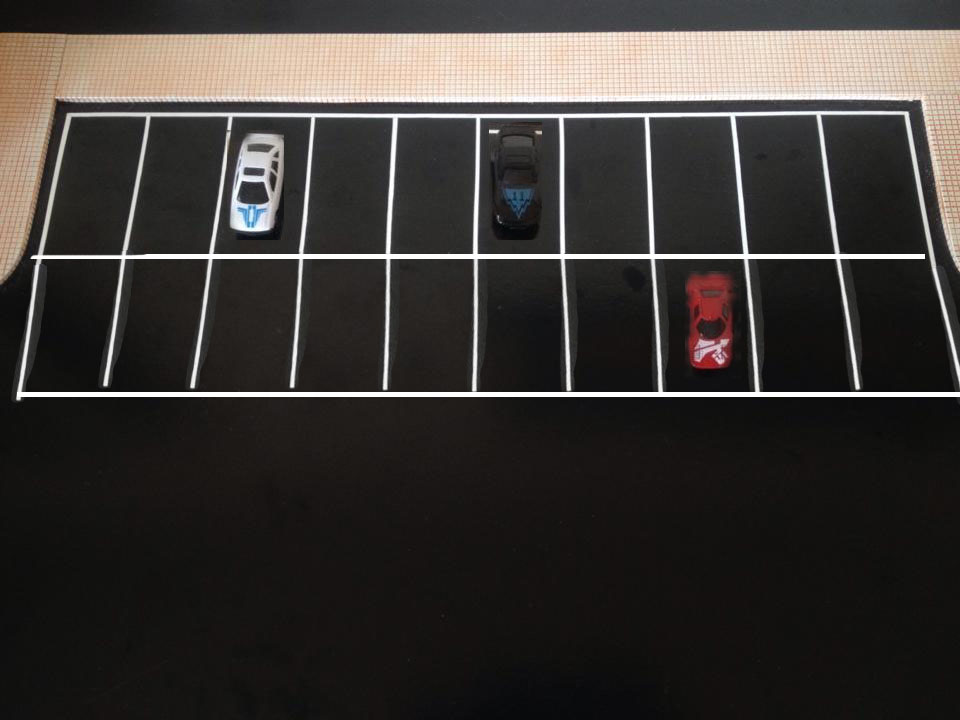
//> input picture OpenCV/ParkingLots/parking.jpg, 960 x 720 px
$ ./ParkingLots   (built with g++ and OpenCV 4)
//> lines starting //> are read from the running program, lines starting //| are printed output that depends on the picture; after the words box and inside, x2 and y2 are one past the last pixel; in counts of white or black regions, pixels touching at a corner belong together
#include <opencv2/imgcodecs.hpp>
#include <opencv2/highgui.hpp>
#include <opencv2/imgproc.hpp>

// This is a copy of
// https://stackoverflow.com/questions/34959455/detect-parking-lot-by-opencv
// also available on
// https://github.com/stereomatchingkiss/blogCodes2/blob/master/forum_quest/so_obj_detect_00.cpp

static void identify_ob_by_edges(cv::Mat const &img)
{
    cv::Mat gray;
    cv::cvtColor(img, gray, CV_BGR2GRAY);
    cv::threshold(gray, gray, 0, 255,
                  cv::THRESH_BINARY | cv::THRESH_OTSU);
//> gray: 720 rows x 960 cols, CV_8UC1; 15.4% white; 13 white regions (7 under 20 px), largest, box (x1, y1, x2, y2) and area: (0, 30, 960, 281) 76382, (16, 111, 960, 401) 26548, (230, 133, 284, 232) 3271, (694, 339, 729, 365) 474, (489, 129, 500, 134) 42, (535, 131, 542, 134) 20
    auto const kernel =
            cv::getStructuringElement(cv::MORPH_RECT, {7,7});
    cv::dilate(gray, gray, kernel);
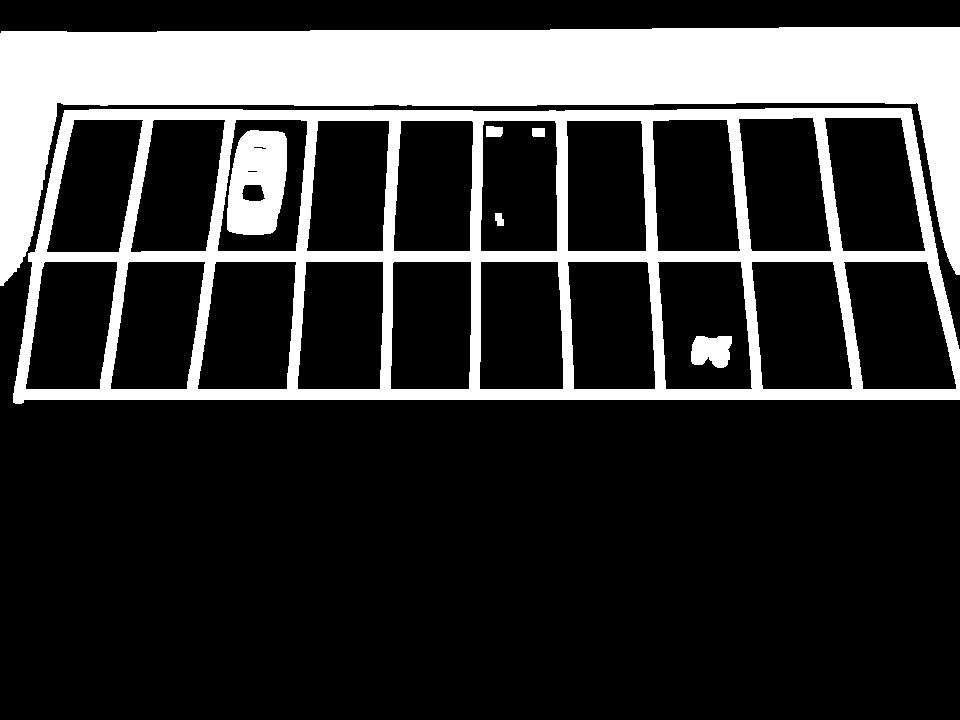
//> gray: 720 rows x 960 cols, CV_8UC1; 21.9% white; 7 white regions

    std::vector<std::vector<cv::Point>> contours;
    cv::findContours(gray.clone(), contours, cv::RETR_TREE,
                     cv::CHAIN_APPROX_SIMPLE);
//> contours = 30 contours, 1 with area under 20; largest, box (x1, y1, x2, y2) and area: (13, 108, 960, 404) 261042, (0, 27, 960, 286) 82442, (843, 261, 957, 390) 11356, (751, 261, 853, 390) 11063, (197, 261, 297, 390) 10914
    cv::Mat img_copy = img.clone();
//> img_copy is the input picture: 720 rows x 960 cols, CV_8UC3; mean B, G, R 52.4, 55.4, 59.2
    for(auto const &contour : contours){
        auto const rect = cv::boundingRect(contour);
        if(rect.area() >= 2000 &&
                (rect.height / static_cast<double>(rect.width)) > 1.0){
            cv::rectangle(img_copy, rect, {255, 0, 0}, 3);
        }
    }
//> this loop made 30 passes
//> rect on passes 1 to 12: Rect(13, 108, 947, 296), Rect(843, 261, 114, 129), Rect(751, 261, 102, 129), Rect(657, 261, 96, 129), Rect(691, 336, 41, 32), Rect(567, 261, 89, 129), Rect(479, 261, 85, 129), Rect(390, 261, 82, 129), Rect(297, 261, 87, 129), Rect(197, 261, 100, 129), Rect(110, 261, 96, 129), Rect(25, 261, 93, 129)
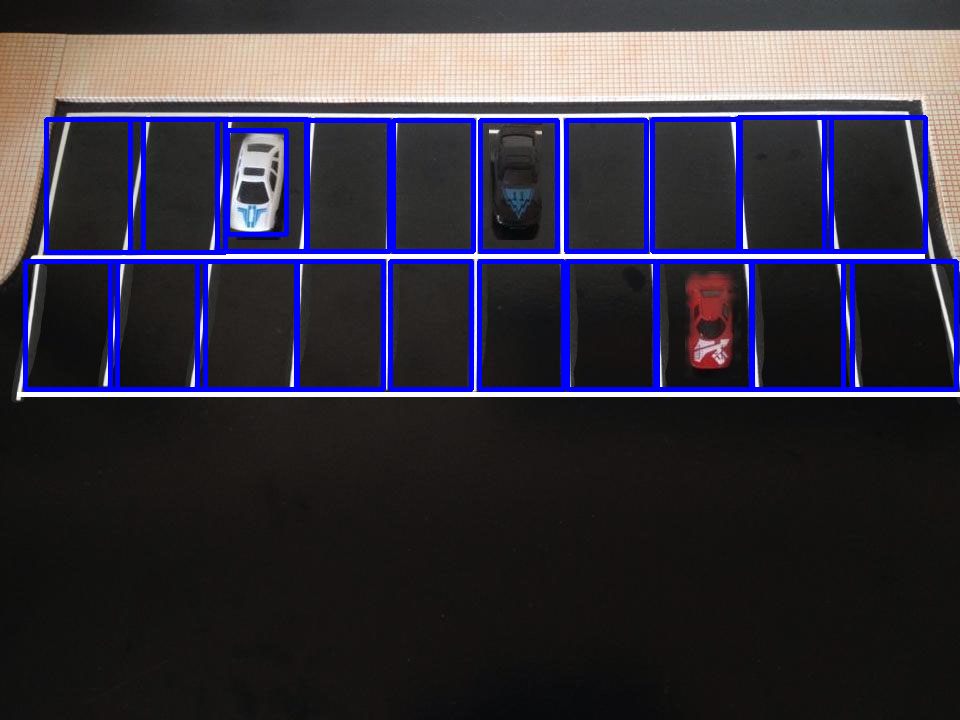
//> img_copy: 720 rows x 960 cols, CV_8UC3; 6.05% of pixels changed, all inside (x1, y1, x2, y2) = (23, 115, 959, 392)

    cv::imshow("binarize_identify_ob_by_edges", gray);
    cv::imshow("color_identify_ob_by_edges", img_copy);
    cv::imwrite("identify_ob_by_edges.jpg", img_copy);
}

static float line_length(cv::Point2f const &p1,
                  cv::Point2f const &p2)
{
    return std::sqrt(std::pow(p1.x - p2.x,2) +
                     std::pow(p1.y - p2.y,2));
}

static void remove_adjacent_lines(std::vector<cv::Vec4i> &lines, int direction,
                           int threshold = 10)
{
    std::sort(std::begin(lines), std::end(lines),
              [=](cv::Vec4i const &lhs, cv::Vec4i const &rhs)
    {
        return lhs[direction] < rhs[direction];
    });

    for(size_t i = 0; i != lines.size() - 1;){
        if(std::abs(lines[i][0] - lines[i+1][0]) < threshold){
            lines.erase(std::begin(lines) + i);
        }else{
            ++i;
        }
        if(lines.size() < 2){
            break;
        }
    }
}

/**
 * find absolute value of angle between two points
 * @param p1 self explain
 * @param p2 self explain
 * @return angle between two points
 */
static float abs_line_angle(cv::Point2f const &p1,
                     cv::Point2f const &p2)
{
    float const x_diff = std::abs(p2.x- p1.x);
    float const y_diff = std::abs(p2.y- p1.y);

    return static_cast<float>(std::atan(y_diff/x_diff) * 180.0 / CV_PI);
}

/**
 * Extend the line(based on unit vector)
 * @param increase_ratio increase the lines how many times
 * @param length length of the original line
 * @param p1 self explain
 * @param p2 self explain
 * @return new point for line extend
 */
static cv::Point2f extend_line(float increase_ratio,
                        float length,
                        cv::Point2f const &p1,
                        cv::Point2f const &p2)
{
    cv::Point2f new_point;
    new_point.x = p1.x + (p2.x - p1.x) / length
            * increase_ratio;
    new_point.y = p1.y + (p2.y - p1.y) / length
            * increase_ratio;

    return new_point;

}

/**
 * Extend the line on two sides and draw it on img
 * @param img image for drawing line
 * @param increase_ratio increase the lines how many times
 * @param length length of the original line
 * @param p1 self explain
 * @param p2 self explain
 * @param color color of the line
 * @param thickness thickness of line you want to draw
 * @return new point for line extend
 */
static void extend_line(cv::Mat &img,
                 float increase_ratio,
                 cv::Point2f const &p1,
                 cv::Point2f const &p2,
                 cv::Scalar const &color,
                 int thickness = 1)
{
    float const length = line_length(p1, p2);
    auto new_point = extend_line(increase_ratio, length,
                                 p1, p2);
    cv::line(img, p1, new_point, color, 2);
    new_point = extend_line(increase_ratio, length,
                            p2, p1);
    cv::line(img, p2, new_point, color, thickness);
}

static void draw_lines(cv::Mat &img, std::vector<cv::Vec4i> const &lines,
                cv::Scalar const &color, int thickness = 1)
{
    for(auto const &l : lines)
    {
        auto const p1 = cv::Point(l[0], l[1]);
        auto const p2 = cv::Point(l[2], l[3]);
        extend_line(img, 1000, p1, p2,
                    color, thickness);
    }
}

static void identify_ob_by_lines(cv::Mat const &img)
{
    cv::Mat gray;
    cv::cvtColor(img, gray, CV_BGR2GRAY);
    cv::threshold(gray, gray, 0, 255,
                  cv::THRESH_BINARY | cv::THRESH_OTSU);

    cv::Mat edges;
    cv::Canny(gray, edges, 30, 90);
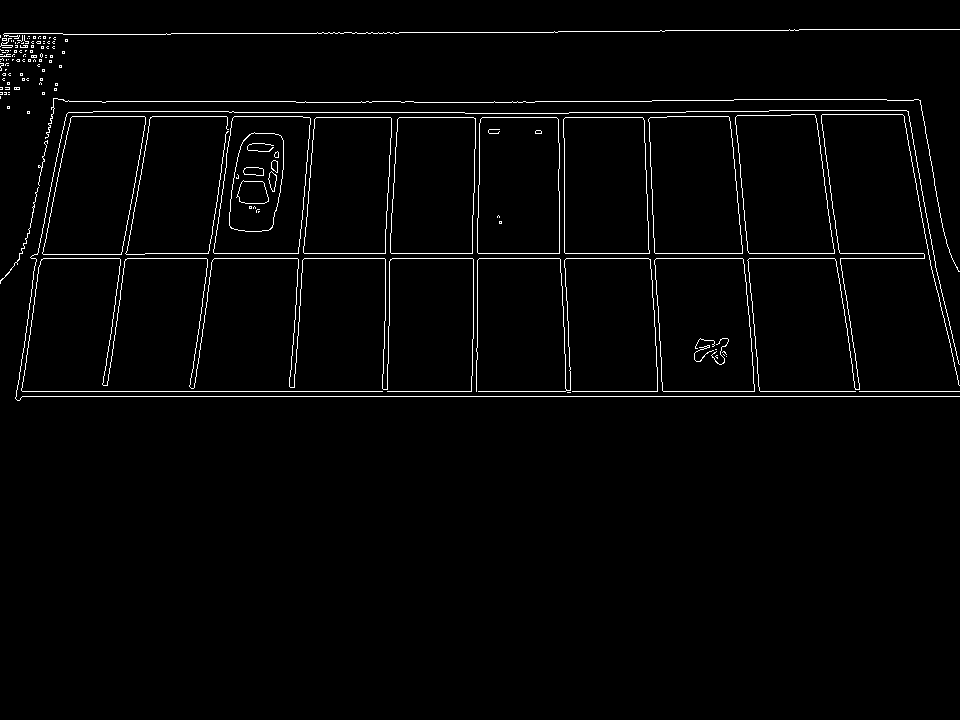
//> edges: 720 rows x 960 cols, CV_8UC1; 2.1% white in thin lines or dots, all inside (x1, y1, x2, y2) = (0, 29, 960, 401)
    std::vector<cv::Vec4i> lines;
    cv::HoughLinesP(edges, lines, 1,
                    CV_PI/180, 50, 50, 10);
//> lines = 74 lines (x1, y1, x2, y2), first 8: [16, 396, 959, 396], [31, 258, 934, 258], [145, 253, 933, 253], [16, 391, 959, 391], [303, 117, 666, 117], [512, 101, 651, 101], [229, 112, 464, 112], [93, 111, 233, 111]

    std::vector<cv::Vec4i> hor_lines;
    std::vector<cv::Vec4i> vec_lines;
    //remove lines with invalid angle
    for(auto const &l : lines)
    {
        auto const p1 = cv::Point(l[0], l[1]);
        auto const p2 = cv::Point(l[2], l[3]);
        auto const angle = abs_line_angle(p1, p2);
        if(angle >= 76){
            vec_lines.emplace_back(l);
        }else if(angle <= 5){
            hor_lines.emplace_back(l);
        }
    }
//> this loop made 74 passes
//> (p1, p2, x_diff in abs_line_angle, y_diff in abs_line_angle, angle) on passes 1 to 12: (Point(16, 396), Point(959, 396), 943, 0, 0), (Point(31, 258), Point(934, 258), 903, 0, 0), (Point(145, 253), Point(933, 253), 788, 0, 0), (Point(16, 391), Point(959, 391), 943, 0, 0), (Point(303, 117), Point(666, 117), 363, 0, 0), (Point(512, 101), Point(651, 101), 139, 0, 0), (Point(229, 112), Point(464, 112), 235, 0, 0), (Point(93, 111), Point(233, 111), 140, 0, 0), (Point(166, 33), Point(398, 33), 232, 0, 0), (Point(66, 116), Point(302, 116), 236, 0, 0), (Point(401, 102), Point(534, 102), 133, 0, 0), (Point(211, 238), Point(227, 124), 16, 114, 82.01)
//> (p1, p2, angle) on passes 61 to 66: (Point(935, 261), Point(958, 363), 77.29), (Point(193, 368), Point(207, 266), 82.18), (Point(920, 100), Point(943, 231), 80.04), (Point(844, 284), Point(859, 389), 81.87), (Point(298, 335), Point(301, 284), 86.63), (Point(388, 189), Point(391, 118), 87.58)
//> after the loop, hor_lines = 28 items, first 8: [16, 396, 959, 396], [31, 258, 934, 258], [145, 253, 933, 253], [16, 391, 959, 391], [303, 117, 666, 117], [512, 101, 651, 101], [229, 112, 464, 112], [93, 111, 233, 111]

    //remove_adjacent_lines(hor_lines, 1, 400);
    remove_adjacent_lines(vec_lines, 0, 30);
//> the loop in remove_adjacent_lines, `for(size_t i = 0; i != lines.size() - 1;)` made 45 passes
//> vec_lines = 11 items, first 8: [42, 259, 67, 131], [136, 201, 150, 117], [211, 238, 227, 124], [300, 238, 306, 162], [389, 273, 397, 119], [478, 217, 479, 137], [565, 272, 570, 385], [658, 306, 661, 369]

    //draw lines on blank image
    cv::Mat blank = cv::Mat::zeros(img.size(), CV_8U);
    draw_lines(blank, hor_lines, {255});
//> the loop in draw_lines, `for(auto const &l : lines)` made 28 passes
//> (p1, p2, length in extend_line) on passes 1 to 12: (Point(16, 396), Point(959, 396), 943), (Point(31, 258), Point(934, 258), 903), (Point(145, 253), Point(933, 253), 788), (Point(16, 391), Point(959, 391), 943), (Point(303, 117), Point(666, 117), 363), (Point(512, 101), Point(651, 101), 139), (Point(229, 112), Point(464, 112), 235), (Point(93, 111), Point(233, 111), 140), (Point(166, 33), Point(398, 33), 232), (Point(66, 116), Point(302, 116), 236), (Point(401, 102), Point(534, 102), 133), (Point(734, 99), Point(886, 99), 152)
//> after the loop in draw_lines, `for(auto const &l : lines)`:
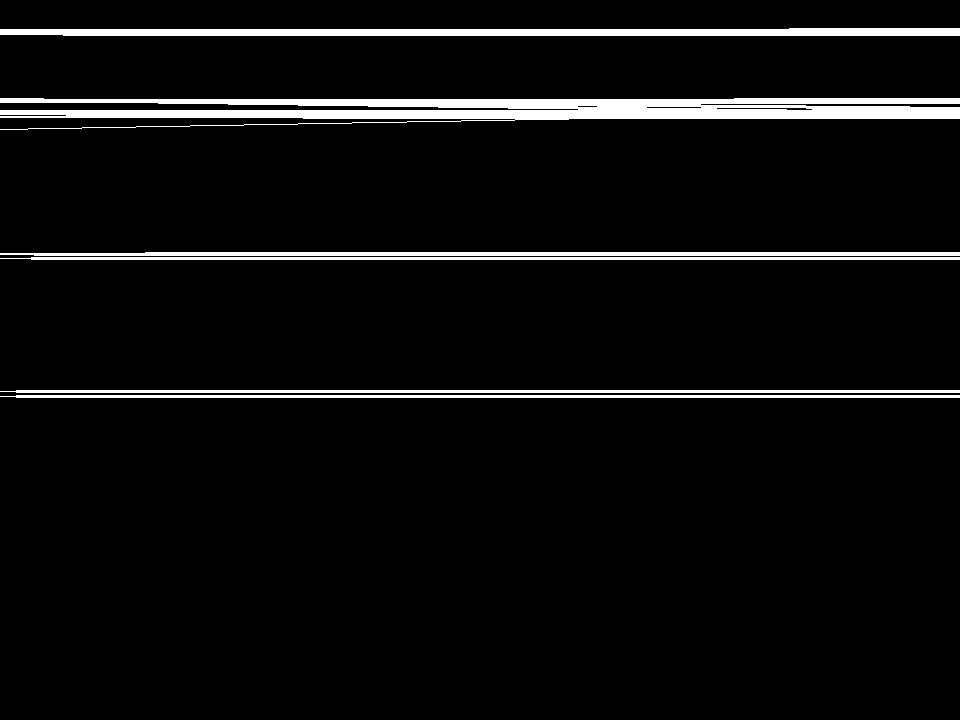
//> img: 720 rows x 960 cols, CV_8UC1; 5.1% white; 6 white regions, box (x1, y1, x2, y2) and area: (0, 98, 960, 130) 16444, (0, 28, 960, 36) 6828, (0, 252, 960, 256) 3661, (0, 390, 960, 393) 2848, (0, 395, 960, 398) 2848, (0, 257, 960, 260) 2818
    draw_lines(blank, vec_lines, {255});
//> call 2 of draw_lines, with color = Scalar(255), thickness = 1
//> the loop in draw_lines (call 2), `for(auto const &l : lines)` made 11 passes
//> (p1, p2, length in extend_line) on passes 1 to 10: (Point(42, 259), Point(67, 131), 130.4), (Point(136, 201), Point(150, 117), 85.16), (Point(211, 238), Point(227, 124), 115.1), (Point(300, 238), Point(306, 162), 76.24), (Point(389, 273), Point(397, 119), 154.2), (Point(478, 217), Point(479, 137), 80.01), (Point(565, 272), Point(570, 385), 113.1), (Point(658, 306), Point(661, 369), 63.07), (Point(735, 111), Point(759, 390), 280), (Point(844, 284), Point(859, 389), 106.1)
//> after the loop in draw_lines (call 2), `for(auto const &l : lines)`:
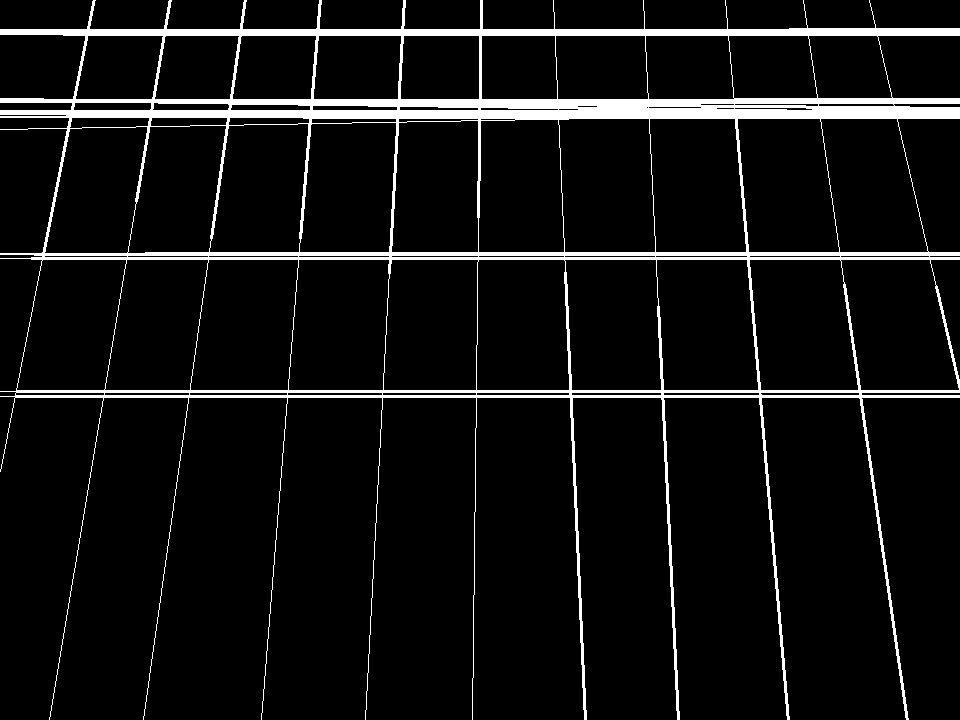
//> img: 720 rows x 960 cols, CV_8UC1; 7.1% white; 1 white region

    //find the contours of blank image
    std::vector<std::vector<cv::Point>> contours;
    cv::findContours(blank.clone(), contours, cv::RETR_TREE,
                     cv::CHAIN_APPROX_SIMPLE);
//> contours = 71 contours, 1 with area under 20; largest, box (x1, y1, x2, y2) and area: (0, 0, 960, 720) 325288, (749, 259, 859, 391) 12372, (190, 259, 299, 391) 12334, (840, 259, 960, 391) 12244, (288, 259, 390, 391) 12192
    for(auto const &contour : contours){
        auto const rect = cv::boundingRect(contour);
        if(rect.area() >= 2000 &&
                (rect.height / static_cast<double>(rect.width)) > 1.0){
            //cv::rectangle(img_copy, rect, {255, 0, 0}, 3);
            auto const min_rect = cv::minAreaRect(contour);
            cv::Point2f rect_points[4];
            min_rect.points(rect_points);
            for(size_t j = 0; j < 4; ++j){
                cv::line(img, rect_points[j],
                         rect_points[(j+1)%4], {255, 0, 0}, 2, 8);
            }
        }
    }
//> this loop made 71 passes
//> (rect, min_rect) on passes 11 to 18: (Rect(840, 259, 120, 132), centre (899.4, 324.5), size (98.2, 147.4), angle -8.8), (Rect(749, 259, 110, 132), centre (803.4, 324.5), size (98.3, 139.7), angle -4.9), (Rect(656, 259, 103, 132), centre (706.6, 324.5), size (95.6, 136.9), angle -3.5), (Rect(564, 259, 98, 132), centre (612.7, 324.5), size (92.5, 134.4), angle -2.1), (Rect(476, 259, 94, 132), centre (522.5, 324.5), size (131, 93), angle -90), (Rect(383, 259, 96, 132), centre (430.4, 324.5), size (132.1, 93.6), angle -89.3), (Rect(288, 259, 102, 132), centre (338.7, 324.5), size (136.1, 95.5), angle -86.9), (Rect(190, 259, 109, 132), centre (244, 324.5), size (139.1, 98.3), angle -85.4)
//> rect on passes 1 to 6: Rect(0, 0, 960, 720), Rect(760, 392, 100, 4), Rect(663, 392, 97, 4), Rect(571, 392, 91, 4), Rect(476, 392, 94, 4), Rect(382, 392, 95, 4)
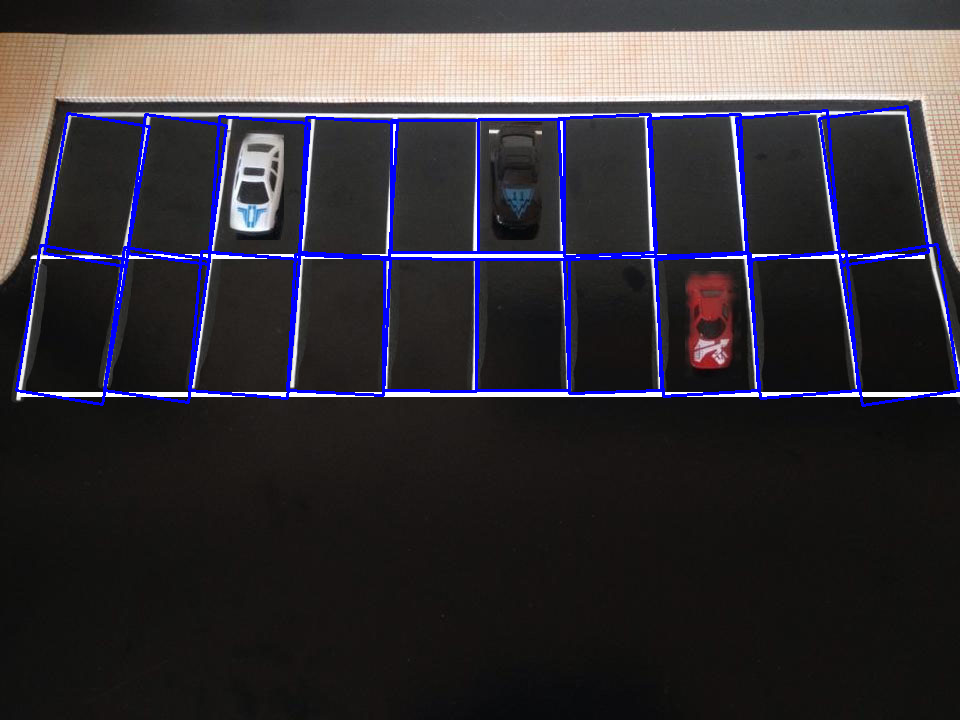
//> img: 720 rows x 960 cols, CV_8UC3; 3.4% of pixels changed, all inside (x1, y1, x2, y2) = (15, 105, 960, 407)

    cv::imshow("img copy_identify_ob_by_lines", img);
    cv::imwrite("identify_ob_by_lines.jpg", blank);
}

//******************************************************************************
// g++ -W -Wall --std=c++11 ParkingLots.cpp -o ParkingLots `pkg-config --libs --cflags opencv`
//******************************************************************************
int main()
{
    // Algorithm 1
    identify_ob_by_edges(cv::imread("parking.jpg"));

    // Alternative algorithm
    identify_ob_by_lines(cv::imread("parking.jpg"));

    cv::waitKey();

    return 0;
}
